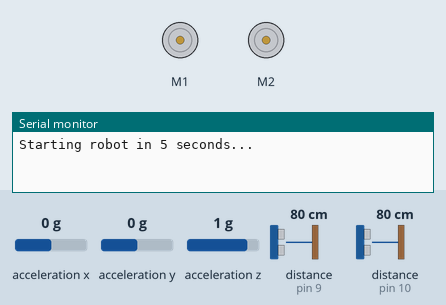
Recording of a sketch running on a simulated Arduino Uno, built with avr-gcc and run on an emulated ATmega328P. Shown: 2 × DC motor (green arrow = forward, orange = backward, longer = faster), the last lines printed to the serial monitor. The test bench sets the inputs (shaded band); at power-on: distance to the obstacle (sensors on pin 9, pin 10) 80 cm, acceleration x 0 g, acceleration y 0 g, acceleration z 1 g. The echo pulse lasts 58.3 µs per cm.

Above: at 0.1 s.
At 6.2 s:
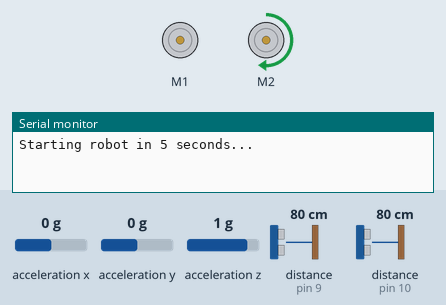
6.3 s: distance to the obstacle (sensor on pin 9) set to 2 cm
At 7.4 s:
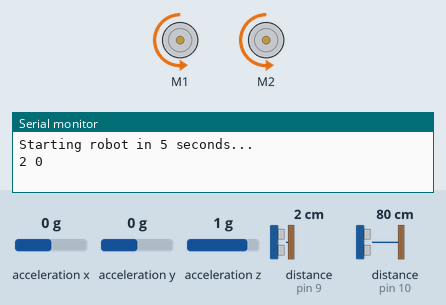
11.4 s: distance to the obstacle (sensor on pin 9) set to 35 cm
15.8 s: distance to the obstacle (sensor on pin 9) set to 4 cm
Timing chart, 0 to 25.3 s (numbered marks = the images above; inputs shaded):
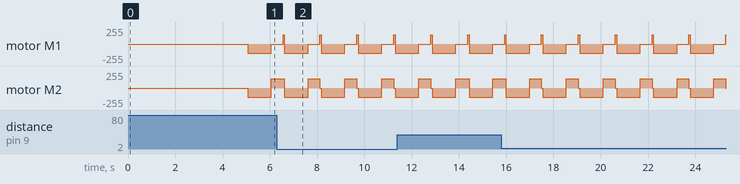

The sketch:

FixedPriority_Redbot_of_Doom_2.ino
```cpp
// Fixed Priority ARbitration controller for Redbot using 2 echo sensors and 2 photoresistors
// Robot is a photovore with collision avoidance
// Control software accounts for failure of 1/4 sensors
// Includes random drive if all else fails
#include <RedBot.h>
#include <RedBotSoftwareSerial.h>
#include <NewPing.h>

// The states for the robot. These are considered primitive behaviours.
enum states {S_DRIVE, S_LEFT, S_RIGHT, S_REVERSE, S_STOP};
enum states robot_state;

// Set up for sensors
#define sonar_trig_left 3
#define sonar_echo_left 9
#define sonar_trig_right 11
#define sonar_echo_right 10
#define eye_left A0
#define eye_right A1

#define range 30
NewPing sonar_left (sonar_trig_left, sonar_echo_left, range);
NewPing sonar_right (sonar_trig_right, sonar_echo_right, range);

int motorspeed = 140;
int eye_threshold = 50;
float accel_reading = 0;

//// Hardware Room
//float eye_gain_left = 0;
//float eye_gain_right= 250;

// my office
float eye_gain_left = 0;
float eye_gain_right= 250;

RedBotMotors motors;
RedBotAccel accel;

void setup() {
  Serial.begin(9600);
  randomSeed(analogRead(A1));
  Serial.println("Starting robot in 5 seconds...");
  delay(5000);
  robot_state = S_DRIVE;
}

void loop() {
  // Fall thru the possible tests for robot state.
  robot_state = S_DRIVE;
  // robot_state = doublePhoto(robot_state);
  // robot_state = singlePhoto(robot_state);
  robot_state = doubleEcho(robot_state);
  robot_state = stuck(robot_state);

  do_action(robot_state);
  debugEcho();
//  debugEyes();
//  Serial.print(robot_state);
  Serial.println();
}

void debugEcho()
{
  Serial.print(readLeftEcho());
  Serial.print(" ");
  Serial.print(readRightEcho());
  }

void debugEyes()
{
  Serial.print(readLeftEye());
  Serial.print(" ");
  Serial.print(readRightEye());
  }
// *****************************************************************
// Do the things...
// *****************************************************************
void do_action(int state)
{
  switch(state)
  {
    case S_DRIVE:
      motors_drive();
      break;

    case S_LEFT:
      motors_left();
      break;

    case S_RIGHT:
      motors_right();
      break;

    case S_STOP:
      motors_stop();
      break;

    case S_REVERSE:
      motors_reverse();
      break;
    }
  }

// *****************************************************************
// Sensor tests to see if we can change state
// *****************************************************************
int doublePhoto(int state_value)
{
  int state = state_value;

  float left_value = readLeftEye();
  float right_value = readRightEye();
  float diff = (left_value - right_value);
  diff = diff * diff;
  diff = sqrt(diff);

  if (right_value > left_value && diff > eye_threshold)
  {
    state = S_RIGHT;
    }

  if (left_value > right_value && diff > eye_threshold)
  {
    state = S_LEFT;
    }

//  if (diff < eye_threshold)
//  {
//    state = S_DRIVE;
//    }
  return state;
  }

// if one eye is dead, it will return a value under 100ish
// THis function will try and turn the robot in the direction of the brightest light
// source then set the robot state to S_DRIVE
int singlePhoto(int statevalue)
{
  int currentstate = statevalue;
  if (readLeftEye() < 100)
  {
    }

  if (readRightEye() < 100)
  {
    }

  return currentstate;
  }

int doubleEcho(int state_value)
{
  int sensor_return = state_value;

  int left = readLeftEcho();
  delay(50);
  int right = readRightEcho();

  // Object on Left, turn right
  if (left > right )
  {
    sensor_return = S_RIGHT;
    }

  // Object on Right, turn left
  if (right > left)
  {
    sensor_return = S_LEFT;
    }

//  if (right == left && left == 0)
//  {
//    sensor_return = S_DRIVE;
//    }

  return sensor_return;
  }

int stuck(int state)
{
  int currentstate = state;
  accel.read();
  float k = 0.95;
  int threshold = 200;
  float accel_prev = accel_reading;
  accel_reading = (k * accel.x) + ((1-k) * accel_prev);
  float testvalue = accel_reading - accel_prev;
  testvalue = sqrt(testvalue * testvalue);
  if (testvalue < threshold)
  {
    motors_reverse();
    delay(1000);
    motors_left();
    delay(500);
    }
//  Serial.print(testvalue);
  return currentstate;
  }


float readLeftEye()
{
  int iters = 40;
  float lefty = 0;
  for (int i = 0; i <= iters; i++)
  {
    lefty = lefty + analogRead(eye_left);
    }
  float left_value = (lefty / iters) - eye_gain_left;
  return left_value;
  }

float readRightEye()
{
  int iters = 40;
  float righty = 0;
  for (int i = 0; i <= iters; i++)
  {
    righty = righty + analogRead(eye_right);
    }
  float right_value = (righty / iters) - eye_gain_right;
  return right_value;
  }

int readLeftEcho()
{
  int left = sonar_left.ping_cm();
  return left;
  }

int readRightEcho()
{
  int right = sonar_right.ping_cm();
  return right;
  }


// *****************************************************************
// Motor Methods
// *****************************************************************
void motors_drive()
{
  motors.stop();
  motors.drive(motorspeed);
  }

void motors_left()
{
  motors.stop();
//  motors.leftMotor(motorspeed);
  motors.rightMotor(motorspeed);
  }

void motors_right()
{
  motors.stop();
  motors.leftMotor(-1 * motorspeed);
//  motors.rightMotor(-1 * motorspeed);
  }

void motors_reverse()
{
  motors.stop();
  motors.drive(motorspeed * -1);
  }

void motors_stop()
{
  motors.stop();
  }
```

Measured:
- by itself, motor M1: repeats every 1.6 s: backward 139/255 1.0 s, stopped 0.50 s, forward 139/255 0.06 s
- by itself, motor M2: repeats every 1.6 s: forward 139/255 0.50 s, stopped 0.06 s, backward 139/255 1.0 s
